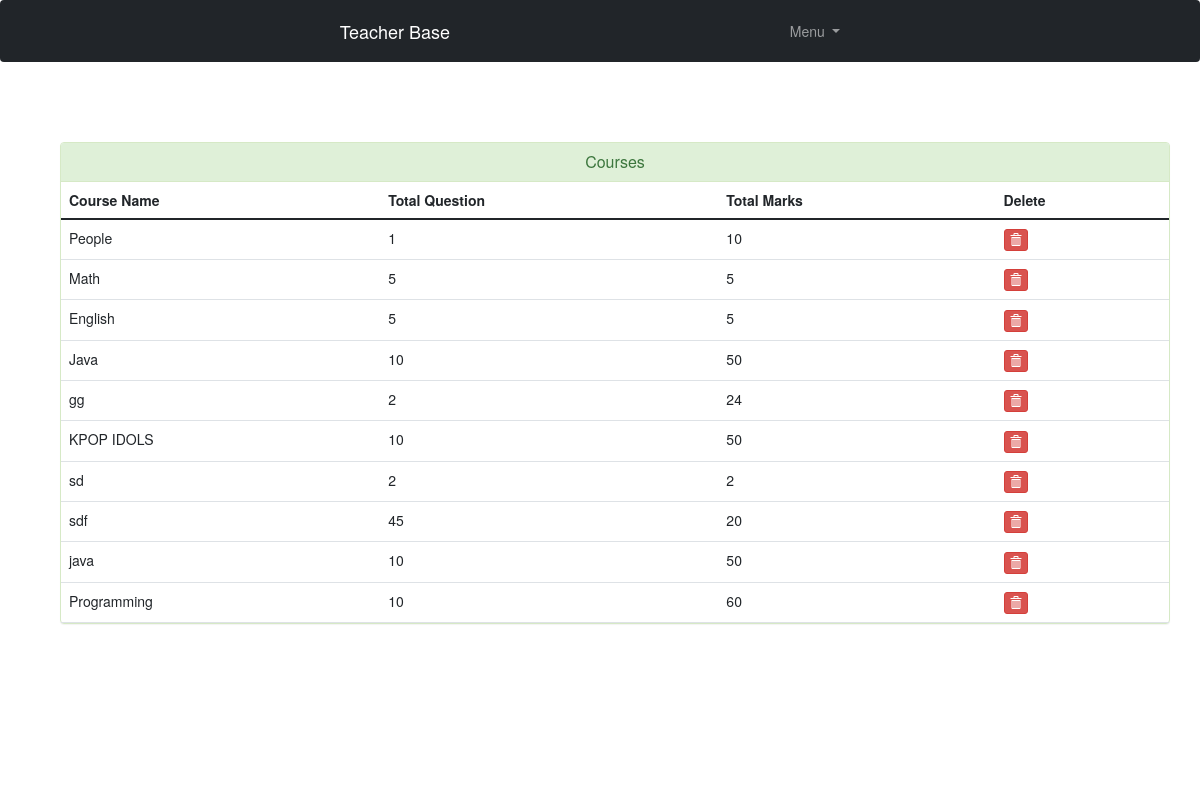
The app's page /teacher_see_topic/ with its own data.
### quiz_account/models.py (models this page shows, shortened)
class Course(models.Model):
   course_name = models.CharField(max_length=50)
   question_number = models.PositiveIntegerField()
   total_marks = models.PositiveIntegerField()

### quiz_account/views.py (the view)
# urls.py: path('teacher_see_topic/',views.teacher_see_topic, name='teacher_see_topic'),
def teacher_see_topic(request):
	courses = Course.objects.all()
	return render(request,'accounts/teacher_see_topic.html',{'courses':courses})

### quiz_account/templates/accounts/teacher_see_topic.html (shortened to what this page needs)
{% extends 'accounts/teacher_base.html' %}
{% block content %}
<head>
  <link href="//netdna.bootstrapcdn.com/bootstrap/3.0.0/css/bootstrap.min.css" rel="stylesheet" id="bootstrap-css">
</head>
<br><br>
<div class="container">
  <div class="panel panel-success">
    <div class="panel-heading">
      <h6 class="panel-title">Courses</h6>
    </div>
    <table class="table table-hover" id="dev-table">
      <thead>
        <tr>
          <th>Course Name</th>
          <th>Total Question</th>
          <th>Total Marks</th>
          <th>Delete</th>
        </tr>
      </thead>
      {% for t in courses %}
      <tr>
        <td> {{t.course_name}}</td>
        <td>{{t.question_number}}</td>
        <td>{{t.total_marks}}</td>
        <td><a class="btn btn-danger btn-xs" href="#"><span class="glyphicon glyphicon-trash"></span></a></td>
      </tr>
      {% endfor %}
    </table>
  </div>
</div>
<br><br><br><br><br><br>
{% endblock content %}

### quiz_account/templates/accounts/teacher_base.html (shortened to what this page needs)
<!doctype html>
<html lang="en">
  <head>
    <link href="https://cdn.jsdelivr.net/npm/bootstrap@5.0.0-beta1/dist/css/bootstrap.min.css" rel="stylesheet">
  </head>
  <body>
   <nav class="navbar navbar-expand-lg navbar-dark bg-dark">
  <div class="container">
    <a class="navbar-brand" href="{% url 'home' %}">Teacher Base</a>
    <div class="collapse navbar-collapse" id="navbarSupportedContent">
      <ul class="navbar-nav ms-auto mb-2 mb-lg-0">
        {% if user.is_authenticated %}
        <li class="nav-item dropdown">
          <a class="nav-link dropdown-toggle" href="#" id="navbarDropdown" role="button" data-bs-toggle="dropdown" aria-expanded="false">
            Menu
          </a>
          <ul class="dropdown-menu" aria-labelledby="navbarDropdown">
            <li><a class="dropdown-item" href="{% url 'teacher_create' %}">Create Question</a></li>
             <li><a class="dropdown-item" href="{% url 'teacher_create_topic' %}">Course</a></li>
            <li><a class="dropdown-item" href="{% url 'edit_profile' %}">Edit Profile</a></li>
            <li><a class="dropdown-item" href="{% url 'change_password' %}">Change Password</a></li>
            <li><a class="dropdown-item" href="{% url 'logout' %}">Logout</a></li>
          </ul>
        </li>
        {% else %}
        <li class="nav-item dropdown">
          <a class="nav-link dropdown-toggle" href="#" id="navbarDropdown" role="button" data-bs-toggle="dropdown" aria-expanded="false">
            Menu
          </a>
        </li>
        {% endif %}
      </ul>
    </div>
  </div>
</nav>
    <br/>
    <div class= "container">
    {% block content %}
    {% endblock %}
  </body>
</html>

### quiz_account/templates/accounts/teacher_see_topic.html (style rules this page uses)
a:link { text-decoration: none; }
h6 { text-align: center; }

### records on screen
Course: course_name "People", question_number "1", total_marks "10"
Course: course_name "Math", question_number "5", total_marks "5"
Course: course_name "English", question_number "5", total_marks "5"
Course: course_name "Java", question_number "10", total_marks "50"
Course: course_name "gg", question_number "2", total_marks "24"
Course: course_name "KPOP IDOLS", question_number "10", total_marks "50"
Course: course_name "sd", question_number "2", total_marks "2"
Course: course_name "sdf", question_number "45", total_marks "20"
Course: course_name "java", question_number "10", total_marks "50"
Course: course_name "Programming", question_number "10", total_marks "60"
